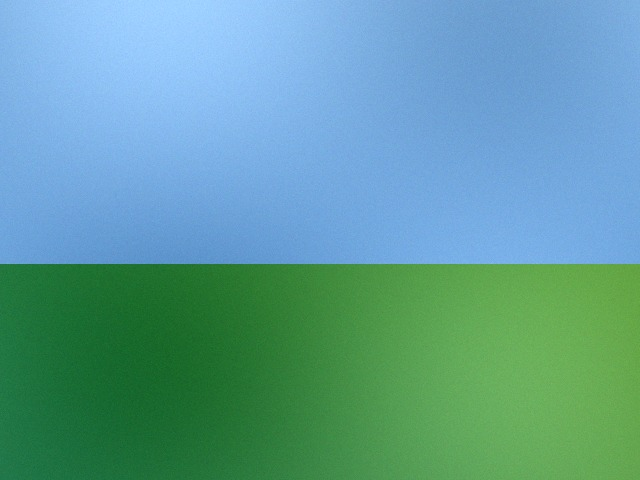
#> input picture sample_images/sample1_authentic.jpg, 640 x 480 px
$ python -i ela.py   (imports and definitions only)
#> lines starting #> are read from the running program, lines starting #| are printed output that depends on the picture
#> further down, picture is the input picture: shape (480, 640, 3); mean B, G, R 154.8, 158.1, 95.1
"""
Error Level Analysis (ELA) module for ForenScan.
Re-saves the image at a known JPEG quality (default 95) and computes the
recompression error. Spliced or locally edited elements typically show
distinctly higher or lower compression error compared to the original substrate.
"""

import io
from typing import Dict, Any, Tuple
import numpy as np
from PIL import Image
import cv2


def compute_ela(
    image_rgb: np.ndarray,
    quality: int = 95,
    scale: float = 20.0,
    anomaly_threshold_std: float = 2.0
) -> Dict[str, Any]:
    """
    Perform Error Level Analysis (ELA) on an RGB image.

    Parameters:
        image_rgb: np.ndarray uint8 of shape (H, W, 3)
        quality: JPEG compression quality level (default: 95)
        scale: Amplification factor for visualization (default: 20.0)
        anomaly_threshold_std: Number of standard deviations above mean to flag as anomaly

    Returns:
        dict containing:
            - ela_image: Amplified RGB error representation (np.ndarray uint8)
            - ela_gray: Grayscale error representation (0-255)
            - ela_heatmap: Colored JET colormap of error (np.ndarray uint8 RGB)
            - anomaly_mask: Binary mask of high compression-error anomalies (0 or 255)
            - mean_error: float mean pixel difference
            - std_error: float standard deviation of pixel difference
            - max_error: float maximum pixel difference
            - high_error_ratio: percentage of pixels in high error regions
            - inconsistency_score: normalized score (0 - 100) of local error variance
    """
#> called with quality = 95, scale = 20, anomaly_threshold_std = 2
    # 1. Re-save original image at target JPEG quality in-memory
    pil_orig = Image.fromarray(image_rgb, mode="RGB")
    buffer = io.BytesIO()
    pil_orig.save(buffer, format="JPEG", quality=quality)
    buffer.seek(0)

    # 2. Re-open recompressed image
    recompressed_pil = Image.open(buffer)
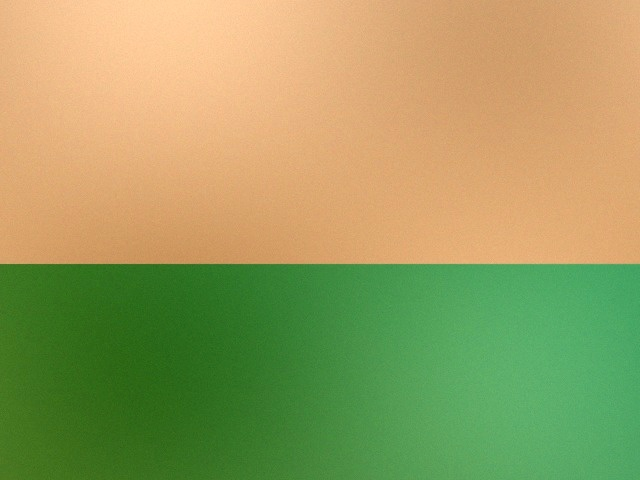
#> recompressed_pil: PIL image 640x480 RGB; mean R, G, B 154.8, 158.2, 95.1
    recompressed_rgb = np.array(recompressed_pil, dtype=np.float32)
    orig_rgb_float = image_rgb.astype(np.float32)

    # 3. Calculate absolute difference across color channels
    diff = np.abs(orig_rgb_float - recompressed_rgb)
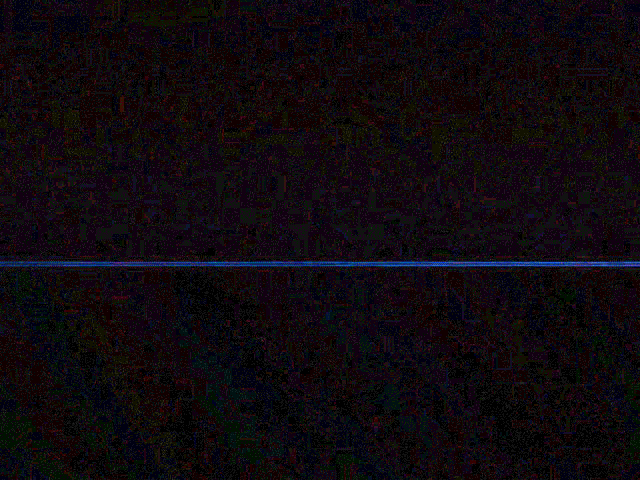
#> diff: shape (480, 640, 3) float32; mean B, G, R 0.784, 0.53, 0.845; drawn with min black and max white

    # Average across channels for grayscale intensity
    diff_gray = np.mean(diff, axis=2)
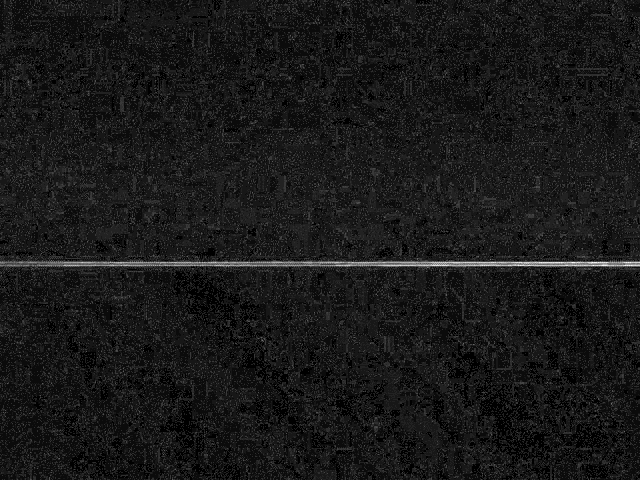
#> diff_gray: shape (480, 640) float32; min 0, max 7.33, mean 0.72; drawn with min black and max white

    # 4. Amplify difference for visual inspection
    ela_amplified = np.clip(diff * scale, 0, 255).astype(np.uint8)

    # Grayscale amplified
    ela_gray = np.clip(diff_gray * scale, 0, 255).astype(np.uint8)

    # 5. Generate Colormap Heatmap (JET colormap, converted to RGB)
    # Normalize diff_gray for colormap
    norm_diff = cv2.normalize(diff_gray, None, alpha=0, beta=255, norm_type=cv2.NORM_MINMAX)
    norm_diff_uint8 = norm_diff.astype(np.uint8)
    heatmap_bgr = cv2.applyColorMap(norm_diff_uint8, cv2.COLORMAP_JET)
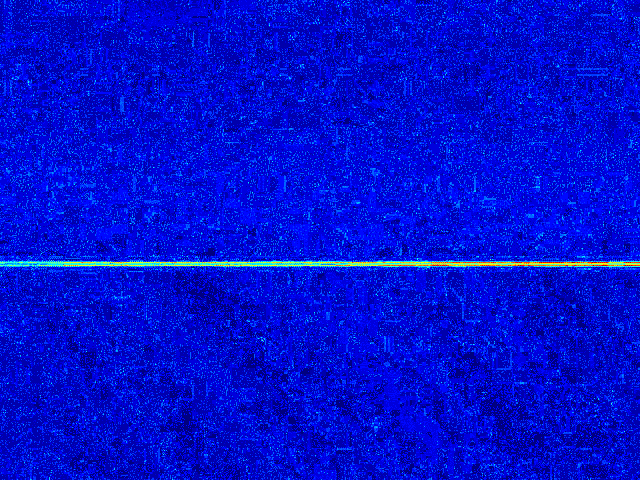
#> heatmap_bgr: shape (480, 640, 3); mean B, G, R 208.1, 14.7, 1.3
    ela_heatmap = cv2.cvtColor(heatmap_bgr, cv2.COLOR_BGR2RGB)

    # 6. Statistical measurements
    mean_val = float(np.mean(diff_gray))
#> mean_val = 0.72
    std_val = float(np.std(diff_gray))
#> std_val = 0.553
    max_val = float(np.max(diff_gray))
#> max_val = 7.33

    # Anomaly detection: pixels exceeding mean + k * std
    thresh_val = mean_val + (anomaly_threshold_std * std_val)
#> thresh_val = 1.83
    anomaly_mask = np.zeros_like(diff_gray, dtype=np.uint8)
    anomaly_mask[diff_gray > thresh_val] = 255

    # Clean up isolated noise using morphological opening and closing
    kernel = cv2.getStructuringElement(cv2.MORPH_ELLIPSE, (5, 5))
    anomaly_mask = cv2.morphologyEx(anomaly_mask, cv2.MORPH_OPEN, kernel)
    anomaly_mask = cv2.morphologyEx(anomaly_mask, cv2.MORPH_CLOSE, kernel)

    high_error_ratio = float(np.sum(anomaly_mask > 0) / float(anomaly_mask.size))

    # Compute block-based inconsistency score
    # Divide into 32x32 blocks and calculate variance of block means
    h, w = diff_gray.shape
#> h = 480; w = 640
    block_size = 32
    block_means = []
    for y in range(0, h - block_size + 1, block_size):
        for x in range(0, w - block_size + 1, block_size):
            blk = diff_gray[y:y+block_size, x:x+block_size]
            block_means.append(np.mean(blk))
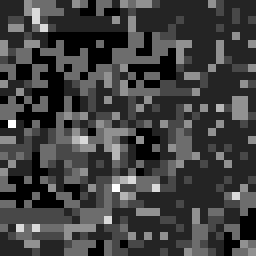
#> blk: shape (32, 32) float32 (shown 8 times larger); min 0, max 2.33, mean 0.592; drawn with min black and max white
#> after the loop, block_means = 300 values, max 1.41 at index 178, min 0.352 at index 186, mean 0.72

    if len(block_means) > 0:
        block_std = float(np.std(block_means))
#> block_std = 0.175
        # Normalize into a 0 - 100 score
        inconsistency_score = min(100.0, (block_std / (mean_val + 1e-5)) * 50.0)
#> inconsistency_score = 12.17
    else:
        inconsistency_score = 0.0

    return {
        "ela_image": ela_amplified,
        "ela_gray": ela_gray,
        "ela_heatmap": ela_heatmap,
        "anomaly_mask": anomaly_mask,
        "mean_error": round(mean_val, 3),
        "std_error": round(std_val, 3),
        "max_error": round(max_val, 3),
        "high_error_ratio": round(high_error_ratio * 100, 2),
        "inconsistency_score": round(inconsistency_score, 2)
    }

>>> import cv2
>>> picture = cv2.imread('../sample_images/sample1_authentic.jpg')
>>> result = compute_ela(picture)
#> result = 9 items
